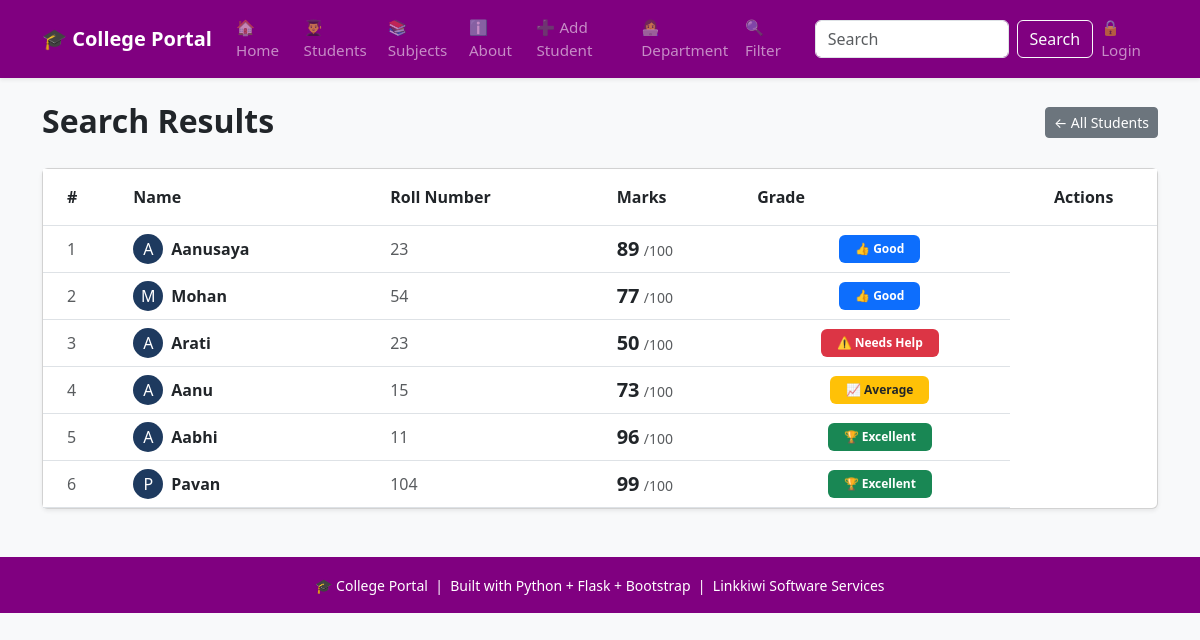
Screenshot of /search with the database file from the repository.
### tables this page shows
CREATE TABLE students
                    (id INTEGER PRIMARY KEY AUTOINCREMENT,
                     name TEXT NOT NULL,
                     roll INTEGER NOT NULL,
                     marks INTEGER NOT NULL,
                     subject TEXT NOT NULL,
                     attendance INTEGER DEFAULT 0);

### app.py (the view)
@app.route("/search")
def search():
    q = request.args.get('q','')
    conn = get_db()
    if q:
        students = conn.execute('''SELECT * FROM students
                                WHERE name LIKE ?
                                OR SUBJECT LIKE ?
                                OR roll LIKE ?''',
                                (f'%{q}%', f'%{q}%', f'%{q}%')).fetchall()
    else:
        students = conn.execute('SELECT * FROM students ORDER BY id DESC').fetchall()
    conn.close()
    return render_template("search.html", students=students, query=q)

### database.py (called while the page is built)
def get_db():
   conn = sqlite3.connect('myproject.db')
   conn.row_factory = sqlite3.Row  # To access columns by name
   return conn

### templates/search.html (shortened to what this page needs)
{% extends "base.html" %}
{% block content %}
<div class="d-flex justify-content-between align-items-center mb-4">
    <h2 class = "fw-bold mb-1">Search Results</h2>
    <a href = "{{url_for('students_page')}}" class = "btn btn-secondary btn-sm">
        ← All Students
        </a>
</div>
{% if students %}
<div class="card shadow-sm">
    <div class="card-body p-0">
        <div class="table-responsive">
            <table class="table table-hover mb-0">
                <thead style="background-color: #1e3a5f; color:white;">
                    <tr>
                        <th class="py-3 ps-4">#</th>
                        <th class="py-3">Name</th>
                        <th class="py-3">Roll Number</th>
                        <th class="py-3">Marks</th>
                        <th class="py-3">Grade</th>
                        <th class="py-3 text-center">Actions</th>
                    </tr>
                </thead>
                <tbody>
                    {% for student in students %}
                    <tr class="align-middle">
                        <td class="ps-4 text-muted">
                            {{ loop.index }}
                        </td>
                        <td>
                            <div class="d-flex align-items-center">
                                <div class="rounded-circle d-flex justify-content-center align-items-center me-2"
                                     style="width:30px; height:30px; background-color:#1e3a5f; color:white;">
                                    {{ student['name'][0] }}
                                </div>
                                <span class="fw-bold">{{ student['name'] }}</span>
                            </div>
                        </td>
                        <td class="text-muted">{{ student['roll'] }}</td>
                            <td>
                                <span class="fw-bold fs-5">{{ student['marks'] }}</span>
                                <span class="text-muted small">/100</span>
                            </td>
                            <td class="text-center">
                                {% if student['marks'] >= 90 %}
                                    <span class="badge bg-success px-3 py-2">
                                        🏆 Excellent
                                    </span>
                                {% elif student['marks'] >= 75 %}
                                    <span class="badge bg-primary px-3 py-2">
                                        👍 Good
                                    </span>
                                {% elif student['marks'] >= 60 %}
                                    <span class="badge bg-warning text-dark px-3 py-2">
                                        📈 Average
                                    </span>
                                {% else %}
                                    <span class="badge bg-danger px-3 py-2">
                                        ⚠️ Needs Help
                                    </span>
                                {% endif %}
                            </td>
                        </tr>
                        {% endfor %}
                </tbody>
            </table>
        </div>
    </div>
</div>
{% endif %}
{% endblock %}

### templates/Base.html (style rules this page uses)
:root { --brand:purple; }

### rows the page displays
students: name "A", name "Aanusaya", roll "23", marks "89", shows "👍 Good"
students: name "M", name "Mohan", roll "54", marks "77", shows "👍 Good"
students: name "A", name "Arati", roll "23", marks "50", shows "⚠️ Needs Help"
students: name "A", name "Aanu", roll "15", marks "73", shows "📈 Average"
students: name "A", name "Aabhi", roll "11", marks "96", shows "🏆 Excellent"
students: name "P", name "Pavan", roll "104", marks "99", shows "🏆 Excellent"
